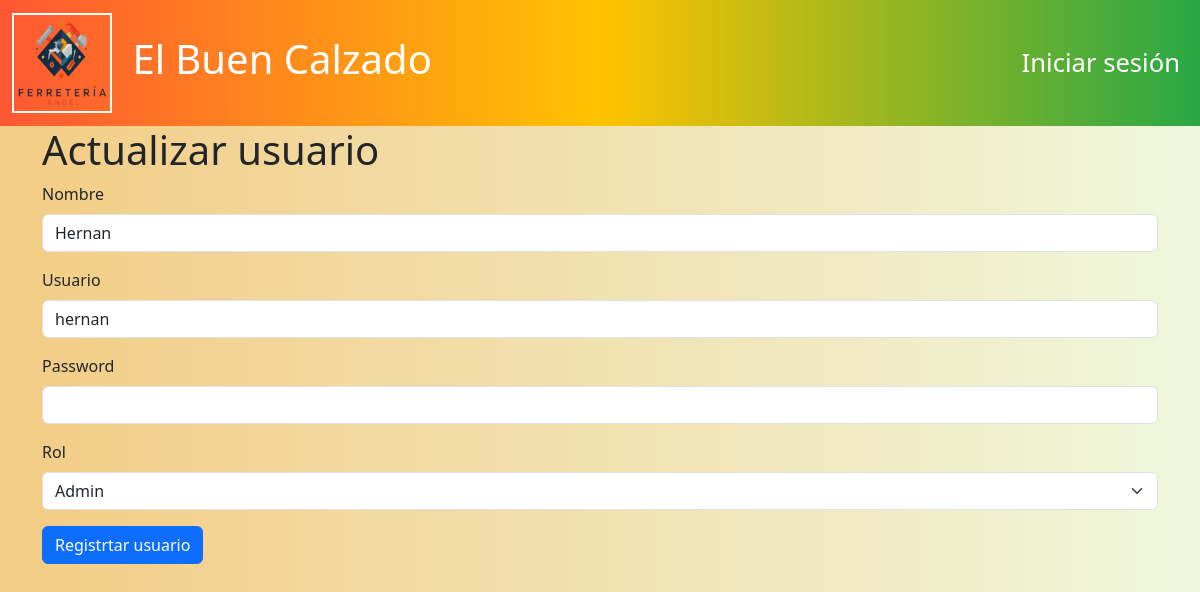
Page /usuarios/edit/1 on the earlier database version.
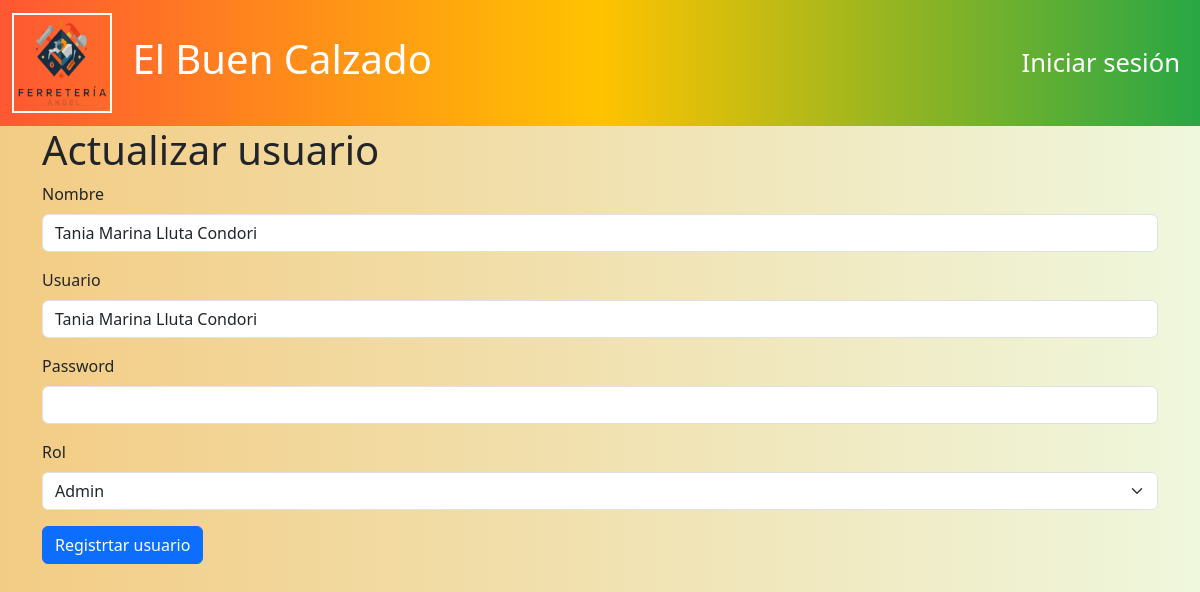
Same page on the later database version.
### models/usuario_model.py (models this page shows, shortened)
class Usuario(db.Model):
    __tablename__ = "usuarios"
    id = db.Column(db.Integer,primary_key=True)
    nombre = db.Column(db.String(80),nullable=False)
    username = db.Column(db.String(50),nullable=False)
    password = db.Column(db.String,nullable=False)
    rol = db.Column(db.String(20),nullable=False)
    ventas = relationship("Venta", back_populates="empleado")
    @staticmethod
    def get_by_id(id):
        return Usuario.query.get(id)

### controllers/usuario_controller.py (the view, shortened to what this page needs)
@usuario_bp.route("/edit/<int:id>",methods=['GET','POST'])
def edit(id):
    usuario = Usuario.get_by_id(id)
    return usuario_view.edit(usuario)

### run.py (called while the page is built)
@app.context_processor
def inject_active_path():
    def is_active(path):
        return 'active' if request.path == path else ''
    return(dict(is_active =  is_active))

### views/usuario_view.py (called while the page is built)
def edit(usuario):
    return render_template('usuarios/edit.html', usuario=usuario)

### templates/usuarios/edit.html (shortened to what this page needs)
{% extends 'base.html' %}
{% block content  %}
<h1>Actualizar usuario</h1>
<form action="{{ url_for('usuario.edit',id=usuario.id) }}" method="POST">
    <div class="mb-3">
        <label for=""  class="form-label">Nombre</label>
        <input type="text" class="form-control" name="nombre" value="{{ usuario.nombre }}" required>
    </div>
    <div class="mb-3">
        <label for=""  class="form-label">Usuario</label>
        <input type="text" class="form-control" name="username" value="{{usuario.username}}" required>
    </div>
    <div class="mb-3">
        <label for=""  class="form-label">Password</label>
        <input type="password" class="form-control" name="password">
    </div>
    <div class="mb-3">
        <label for=""  class="form-label">Rol</label>
         <select name="rol" class="form-select" required>
            <option value="admin" {% if usuario.rol=='admin'%}selected{% endif%}>Admin</option>
         </select>
    </div>
    <button type="submit" class="btn btn-primary">Registrtar usuario</button>
</form>
{% endblock %}

Differences in the rows shown:
changed Usuario "Admin": nombre "Hernan" → "Tania Marina Lluta Condori"; username "hernan" → "Tania Marina Lluta Condori"
